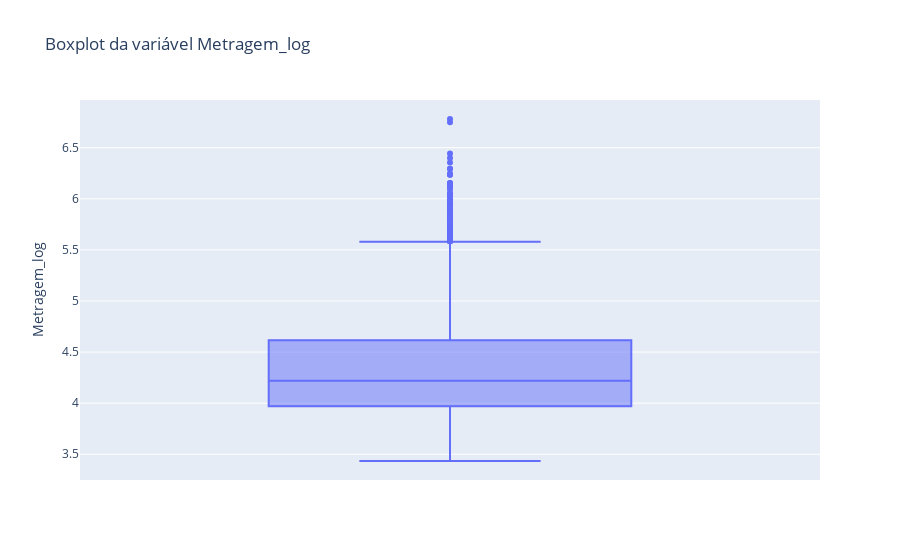

The notebook cell this image was saved under:
### Code cell
sns.set_style('darkgrid')

fig = px.box(df, y='Metragem_log', title='Boxplot da variável Metragem_log')
fig.show()

### Figure 1 — Plotly figure (JSON) as saved in the notebook; plotly's stock layout.template omitted (floating-point values rounded to 4 significant figures; data arrays with more than 128 entries replaced by an {"elided": "..."} marker saying what was removed)
{"data": [{"alignmentgroup": "True", "hovertemplate": "Metragem_log=%{y}<extra></extra>", "legendgroup": "", "marker": {"color": "#636efa"}, "name": "", "notched": false, "offsetgroup": "", "orientation": "v", "showlegend": false, "type": "box", "x0": " ", "xaxis": "x", "y": {"elided": "7203 float values"}, "y0": " ", "yaxis": "y"}], "layout": {"boxmode": "group", "legend": {"tracegroupgap": 0}, "title": {"text": "Boxplot da variável Metragem_log"}, "xaxis": {"anchor": "y", "domain": [0, 1]}, "yaxis": {"anchor": "x", "domain": [0, 1], "title": {"text": "Metragem_log"}}}}
